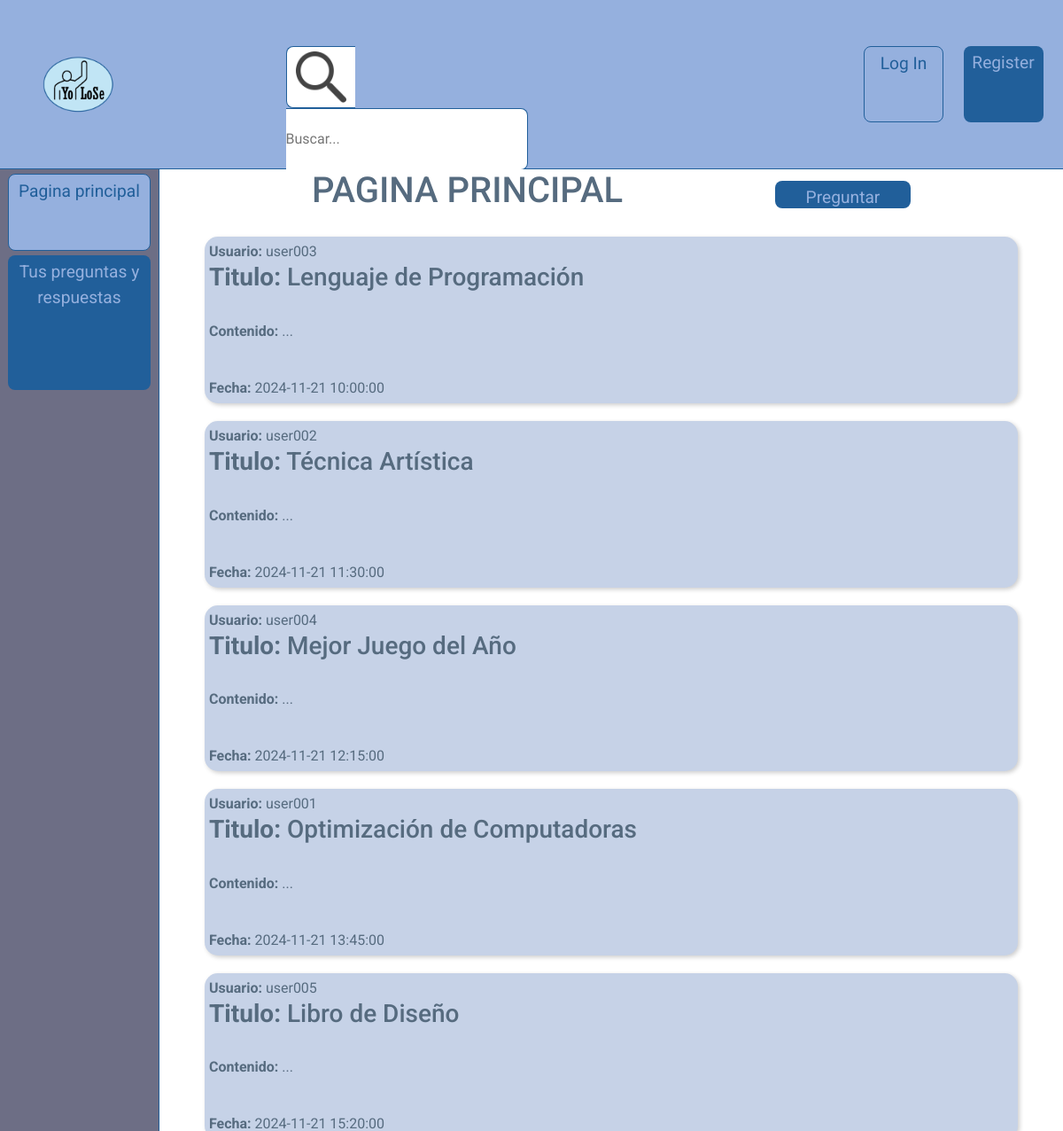
Before: /PAGES/index.php with the older database file.
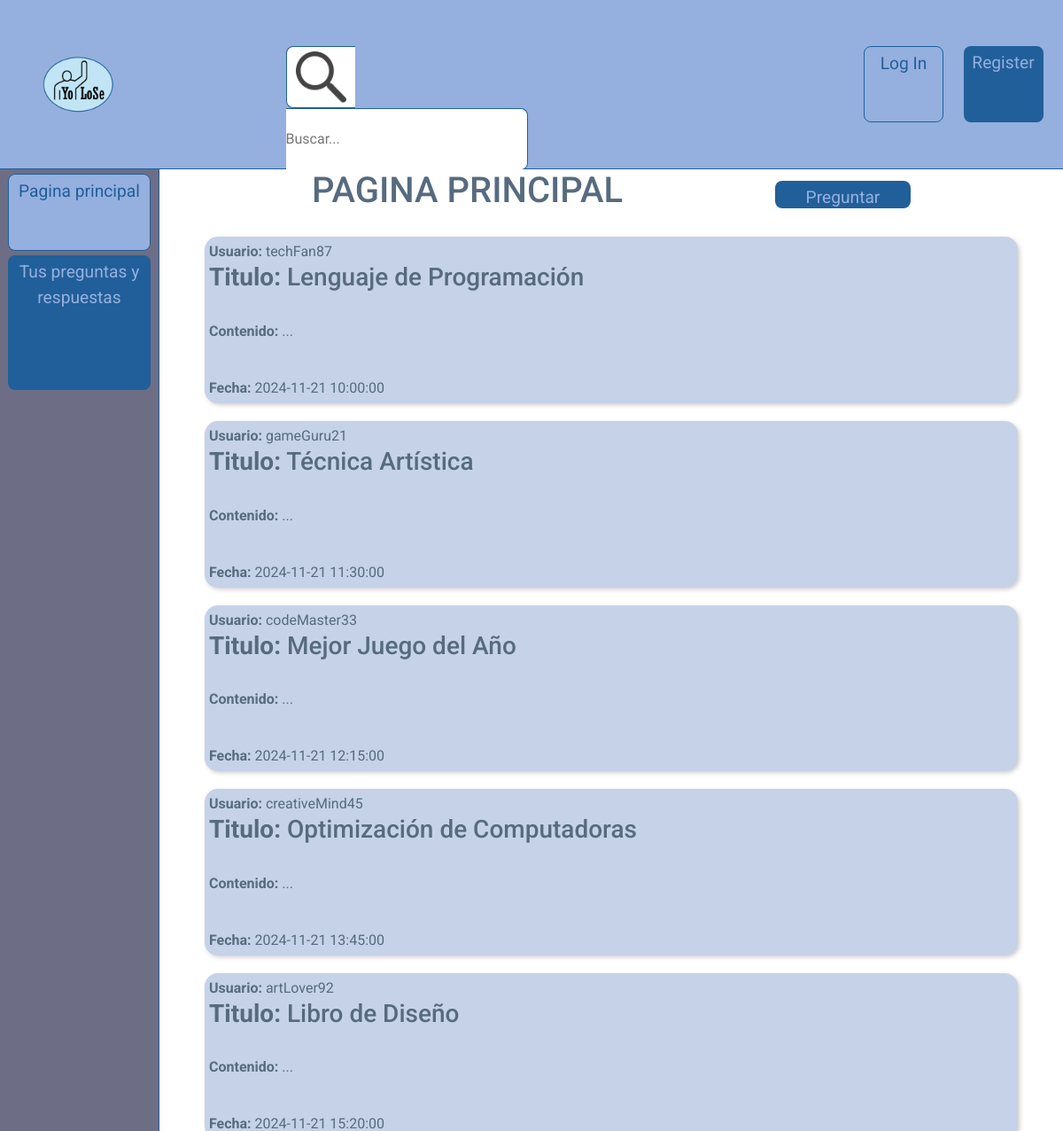
After: the same page with the newer database file.
### tables this page shows
CREATE TABLE tbl_POST (
    id_post INT PRIMARY KEY AUTO_INCREMENT NOT NULL,
    titulo_post VARCHAR(50) NULL,
    contenido_post VARCHAR(500) NOT NULL,
    fecha_post DATETIME NOT NULL,
    user_post VARCHAR(30) NOT NULL,
    ref_post INT NULL
);

### PAGES/index.php (the view, shortened to what this page needs)
<?php
include_once "../PHP/connect.php";
?>
<!DOCTYPE html>
<html lang="en">
<head>
    <link rel="stylesheet" href="../STYLES/estilos.css">
</head>
<body>
    <div id="contenedorPagina">
        <div id="header">
            <img src="../img/logo.png" id="logo">
            <div id="contenedorOpcionesHeader">
                <div id="filtrosBuscador">
                    <form action="" method="get">
                        <img src="../img/buscador.png" alt="" id="logoBuscador">
                        <input type="text" name="filtro" id="buscador" placeholder="Buscar...">
                    </form>
                </div>
                <?php
                if(isset($_SESSION['usuarioConectado'])){
                    ?>
                    <p><strong>Usuario conectado:</strong><br><?php echo $_SESSION['usuarioConectado']; ?></p>
                    <button class="botonesHeader" id="botonLogOut"><a class="botonLogInA" href="../PHP/proceso_cerrarSesion.php">Cerrar Sesión</a></button>
                    <?php
                } else {
                    ?>
                    <button class="botonesHeader" id="botonLogIn"><a class="botonLogInA" href="./login.php">Log In</a></button>
                    <button class="botonesHeader" id="botonReg"><a class="botonLogInA" href="./registrarse.php">Register</a></button>
                    <?php
                }
                ?>
            </div>
        </div>
        <div id="bodyPagina">
            <nav id="menu">
                <button class="botonMenuSeleccionado"><a class="botonMenuInterior" href="./index.php">Pagina principal</a></button>
                <button class="botonMenuPyR"><a class="botonMenuInterior" href="./preguntasUser.php">Tus preguntas y respuestas</a></button>
            </nav>
            <div id="contenido">
                <div id="headerContenido">
                    <h1>PAGINA PRINCIPAL</h1>
                    <button id="botonPreguntar"><a class="botonLogInA" href="./preguntar.php">Preguntar</a></button>
                </div>
                 <?php
                try {
                    $sqlPreguntas = "SELECT id_post, titulo_post, contenido_post, fecha_post, user_post FROM tbl_post WHERE ref_post IS NULL;";
                    $stmt = $pdo->prepare($sqlPreguntas);
                    $stmt->execute();
                    if ($stmt->rowCount() < 1) {
                        echo "No se han encontrado preguntas";
                    } else {
                        foreach ($stmt as $fila) {
                            echo "<a id='contenedorPregunta' href='./preguntaSeleccionada.php?pregunta=" . htmlspecialchars($fila["id_post"]) . "'><div id='interiorContenedorPregunta'>";
                            echo "<strong>Usuario:</strong> " . htmlspecialchars($fila["user_post"]) . "<br>";
                            echo "<h3><strong>Titulo:</strong> " . htmlspecialchars($fila["titulo_post"]) . "</h3><br>";
                            echo "<p><strong>Contenido:</strong> ...</p><br>";
                            echo "<strong>Fecha:</strong> " . htmlspecialchars($fila["fecha_post"]) . "<br>";
                            echo "</div></a>";
                        }
                    }
                } catch (PDOException $e) {
                echo "Error: " . $e->getMessage();
                }
                 ?>
            </div>
        </div>
    </div>
</body>
</html>

### PHP/connect.php (shortened to what this page needs)
<?php
echo '<link href="https://cdn.jsdelivr.net/npm/bootstrap@5.3.3/dist/css/bootstrap.min.css" rel="stylesheet">';
?>

### STYLES/estilos.css (style rules this page uses)
html { width: 100%; height: 100%; }
body { width: 100%; height: 100%; margin: 0; }
#header * { font-family: "Concert One", sans-serif; font-weight: 400; font-style: normal; }
#contenedorPagina { width: 100%; height: 100%; font-family: "Roboto", serif; font-weight: 400; font-style: normal; color: #566b7f; }
#header { width: 100%; height: 15%; display: flex; flex-direction: row; box-sizing: border-box; border-bottom: 1.5px solid #215F9A; background-color: rgb(149, 176, 222); align-items: center; justify-content: space-between; }
#bodyPagina { width: 100%; height: 85%; display: flex; flex-direction: row; }
#menu { height: 100%; width: 15%; display: flex; flex-direction: column; box-sizing: border-box; border-right: 1.5px solid #215F9A; background-color: rgb(109, 110, 133); align-items: center; }
#contenido { height: 100%; width: 85%; display: flex; flex-direction: column; background-color: rgb(255, 255, 255); justify-content: flex-start; align-items: center; overflow: auto; }
#logo { width: auto; height: 65px; margin-left: 4%; margin-right: 4%; }
#contenedorOpcionesHeader { width: 75%; height: 100%; align-items: center; display: flex; flex-direction: row; justify-content: space-evenly; }
#filtrosBuscador { width: 70%; height: 45%; display: flex; flex-direction: row; }
.botonesHeader { width: 10%; height: 45%; padding: 0; border: 0; }
#buscador { height: 100%; width: 90%; padding: 0; border: 0; border-top-right-radius: 8px; border-bottom-right-radius: 8px; border: 1.5px solid #215F9A; box-sizing: border-box; border-left: 0; outline: none; color: gray; }
#logoBuscador { width: auto; padding: 5px; height: 100%; background-color: white; border-top-left-radius: 8px; border-bottom-left-radius: 8px; box-sizing: border-box; border: 1.5px solid #215F9A; border-right: 0; padding-right: 10px; padding-left: 10px; }
#botonLogIn { border-radius: 8px; border: 1.5px solid #215F9A; background-color: rgb(149, 176, 222); color: #215F9A; font-size: larger; }
.botonMenuInterior { text-decoration: none; color: inherit; width: 100%; height: 100%; display: block; padding-top: 5px; }
.botonMenuPyR { border-radius: 8px; background-color: #215F9A; color: rgb(149, 176, 222); border: none; font-size: larger; width: 90%; height: 14%; padding: 0; margin-top: 5px; }
.botonMenuSeleccionado { border-radius: 8px; border: 1.5px solid #215F9A; background-color: rgb(149, 176, 222); color: #215F9A; font-size: larger; width: 90%; height: 8%; padding: 0; margin-top: 5px; }
.botonLogInA { text-decoration: none; color: inherit; width: 100%; height: 100%; display: block; padding-top: 5px; }
#botonPreguntar { border-radius: 8px; background-color: #215F9A; color: rgb(149, 176, 222); border: none; font-size: larger; width: 15%; height: 55%; padding: 0; }
#botonReg { border-radius: 8px; background-color: #215F9A; color: rgb(149, 176, 222); font-size: larger; }
#headerContenido { width: 100%; height: 15%; align-items: center; display: flex; flex-direction: row; justify-content: space-evenly; }
#contenedorPregunta { width: 90%; height: 200px; background-color: rgb(198, 210, 231); margin-top: 20px; border-radius: 15px; box-shadow: 2px 2px 5px rgba(0, 0, 0, 0.2); box-sizing: border-box; padding: 5px; display: block; text-decoration: none; color: inherit; }
#interiorContenedorPregunta { width:100%; height:100%; text-decoration: none; }

Changed rows visible on the page:
changed tbl_post "Lenguaje de Programación": user_post "user003" → "techFan87"
changed tbl_post "Técnica Artística": user_post "user002" → "gameGuru21"
changed tbl_post "Mejor Juego del Año": user_post "user004" → "codeMaster33"
changed tbl_post "Optimización de Computadoras": user_post "user001" → "creativeMind45"
changed tbl_post "Libro de Diseño": user_post "user005" → "artLover92"
